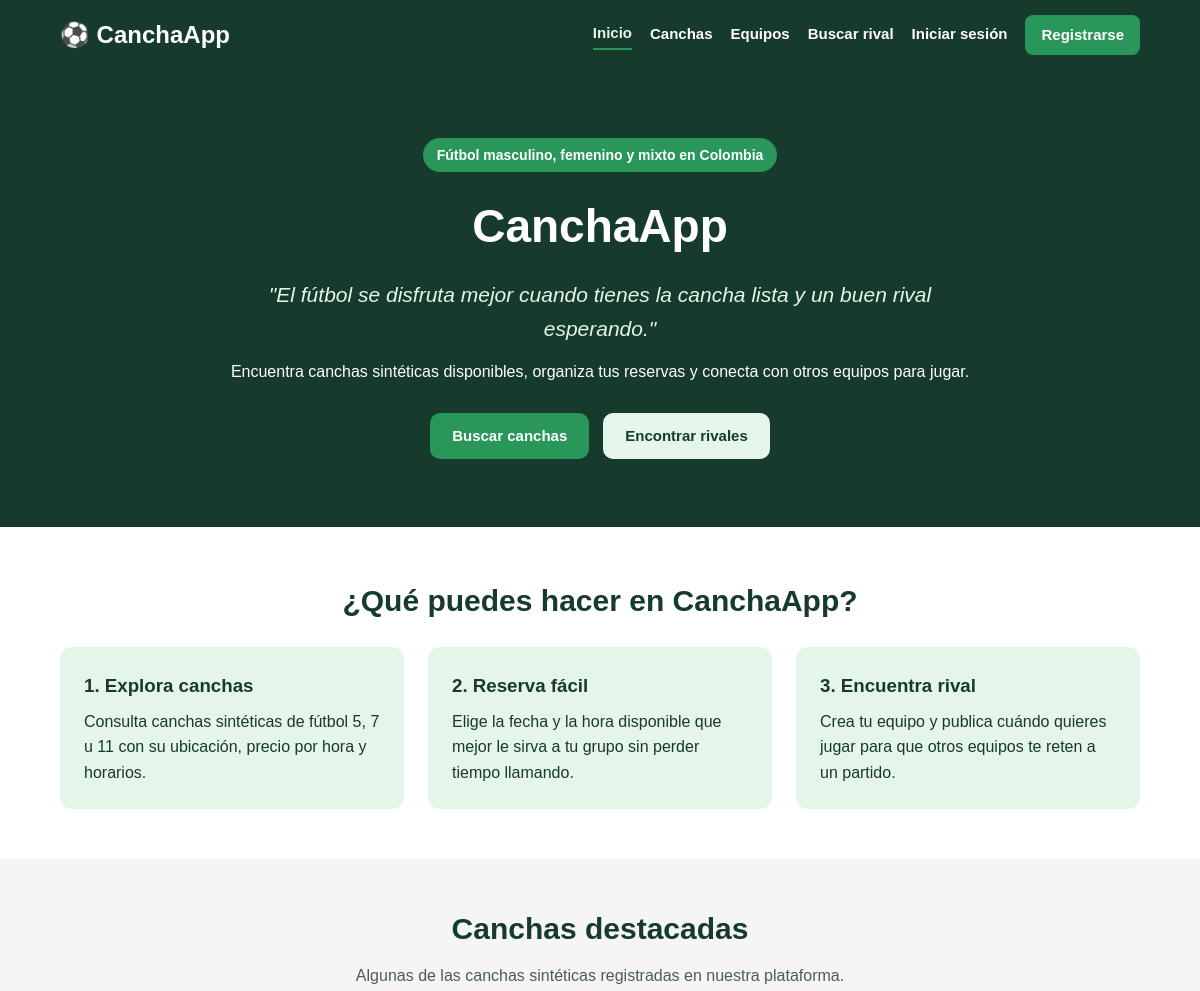
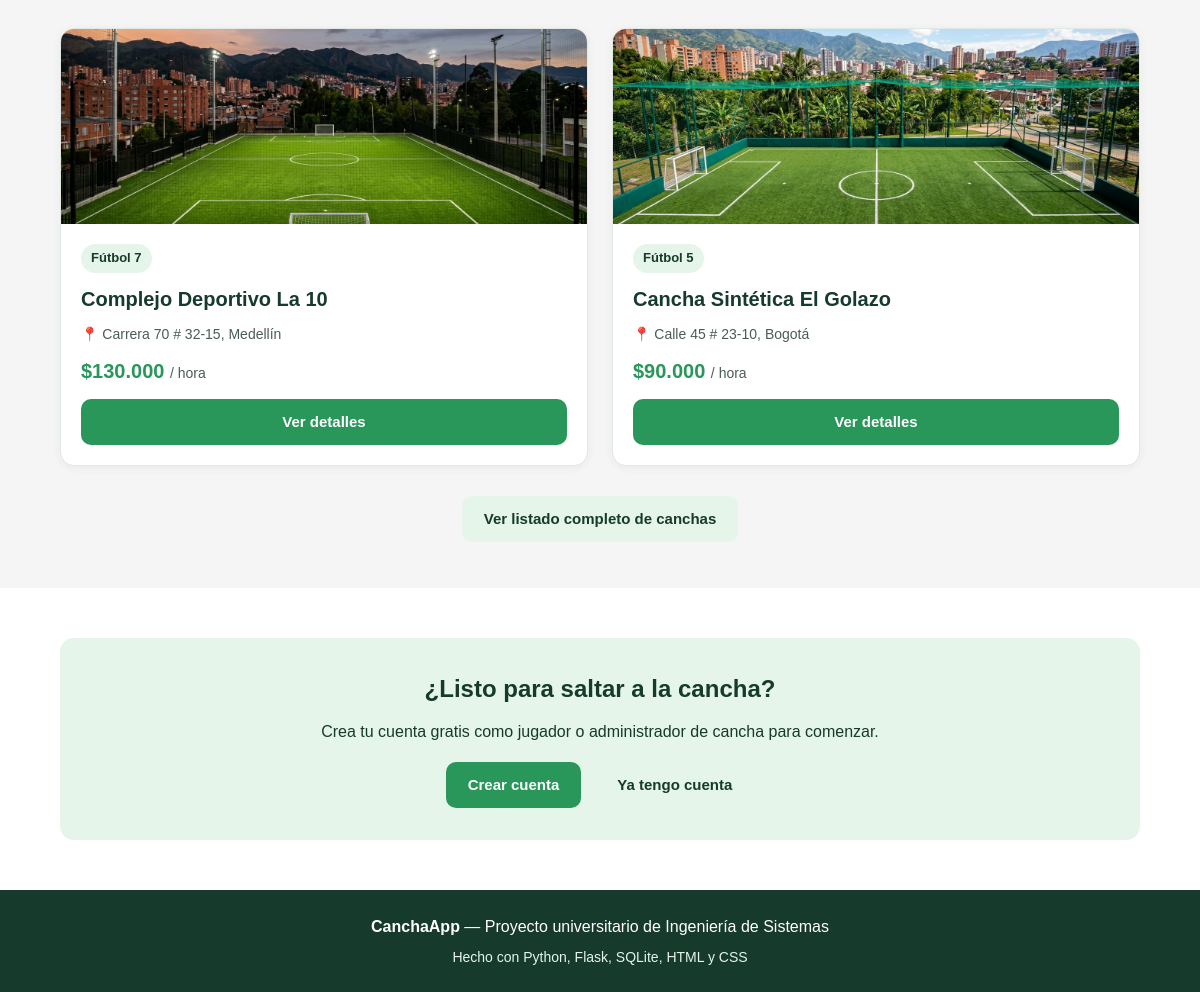
The page / on the database its author committed (2 pictures, top to bottom).
### tables this page shows
CREATE TABLE canchas (
            id INTEGER PRIMARY KEY AUTOINCREMENT,
            nombre TEXT NOT NULL,
            direccion TEXT NOT NULL,
            precio INTEGER NOT NULL,
            tipo_futbol TEXT NOT NULL,
            imagen TEXT NOT NULL,
            administrador_id INTEGER NOT NULL,
            FOREIGN KEY (administrador_id) REFERENCES usuarios(id)
        );

### app.py (the view)
@app.route("/")
def inicio():
    canchas_destacadas = obtener_todas_las_canchas()[:3]
    return render_template("index.html", canchas=canchas_destacadas)

### app.py (called while the page is built)
def formatear_precio(precio):
    return f"${int(precio):,}".replace(",", ".")

### database.py (called while the page is built)
def obtener_conexion():
    conexion = sqlite3.connect(RUTA_BD)
    conexion.row_factory = sqlite3.Row
    conexion.execute("PRAGMA foreign_keys = ON")
    return conexion

def obtener_todas_las_canchas(tipo_futbol=None):
    conexion = obtener_conexion()
    cursor = conexion.cursor()
    if tipo_futbol:
        cursor.execute(
            """
            SELECT canchas.*, usuarios.nombre AS nombre_administrador
            FROM canchas
            JOIN usuarios ON canchas.administrador_id = usuarios.id
            WHERE canchas.tipo_futbol = ?
            ORDER BY canchas.id DESC
            """,
            (tipo_futbol,)
        )
    else:
        cursor.execute(
            """
            SELECT canchas.*, usuarios.nombre AS nombre_administrador
            FROM canchas
            JOIN usuarios ON canchas.administrador_id = usuarios.id
            ORDER BY canchas.id DESC
            """
        )
    canchas = cursor.fetchall()
    conexion.close()
    return canchas

### templates/index.html (shortened to what this page needs)
{% extends "base.html" %}
{% block contenido %}
    <section class="portada">
        <div class="contenedor contenido-portada">
            <span class="etiqueta">Fútbol masculino, femenino y mixto en Colombia</span>
            <h1>CanchaApp</h1>
            <p class="frase">
                "El fútbol se disfruta mejor cuando tienes la cancha lista y un buen rival esperando."
            </p>
            <p class="subtitulo">
                Encuentra canchas sintéticas disponibles, organiza tus reservas y conecta con otros equipos para jugar.
            </p>
            <div class="botones-portada">
                <a href="/canchas" class="boton boton-principal">Buscar canchas</a>
                <a href="/rivales" class="boton boton-secundario">Encontrar rivales</a>
            </div>
        </div>
    </section>
    <section id="como-funciona" class="seccion-clara">
        <div class="contenedor">
            <h2 class="titulo-seccion">¿Qué puedes hacer en CanchaApp?</h2>
            <div class="cuadricula">
                <div class="caja-info">
                    <h3>1. Explora canchas</h3>
                    <p>Consulta canchas sintéticas de fútbol 5, 7 u 11 con su ubicación, precio por hora y horarios.</p>
                </div>
                <div class="caja-info">
                    <h3>2. Reserva fácil</h3>
                    <p>Elige la fecha y la hora disponible que mejor le sirva a tu grupo sin perder tiempo llamando.</p>
                </div>
                <div class="caja-info">
                    <h3>3. Encuentra rival</h3>
                    <p>Crea tu equipo y publica cuándo quieres jugar para que otros equipos te reten a un partido.</p>
                </div>
            </div>
        </div>
    </section>
    <section id="canchas-destacadas" class="seccion-gris">
        <div class="contenedor">
            <h2 class="titulo-seccion">Canchas destacadas</h2>
            <p class="descripcion-seccion">
                Algunas de las canchas sintéticas registradas en nuestra plataforma.
            </p>
            <div class="cuadricula">
                {% for cancha in canchas %}
                <article class="tarjeta-cancha">
                    <img
                        src="{{ url_for('static', filename=cancha.imagen) }}"
                        alt="{{ cancha.nombre }}"
                        class="imagen-cancha"
                    >
                    <div class="contenido-tarjeta">
                        <span class="insignia-futbol">{{ cancha.tipo_futbol }}</span>
                        <h3>{{ cancha.nombre }}</h3>
                        <p class="direccion">📍 {{ cancha.direccion }}</p>
                        <p class="precio">{{ cancha.precio | precio_cop }} <span>/ hora</span></p>
                        <a href="/cancha/{{ cancha.id }}" class="boton boton-principal boton-ancho">
                            Ver detalles
                        </a>
                    </div>
                </article>
                {% endfor %}
            </div>
            <div class="centrado" style="margin-top: 30px;">
                <a href="/canchas" class="boton boton-secundario">Ver listado completo de canchas</a>
            </div>
        </div>
    </section>
    {% if not session.get("usuario_id") %}
    <section class="seccion-clara">
        <div class="contenedor caja-aviso">
            <h2>¿Listo para saltar a la cancha?</h2>
            <p>
                Crea tu cuenta gratis como jugador o administrador de cancha para comenzar.
            </p>
            <div class="botones-portada" style="margin-top: 18px;">
                <a href="/registro" class="boton boton-principal">Crear cuenta</a>
                <a href="/login" class="boton boton-secundario">Ya tengo cuenta</a>
            </div>
        </div>
    </section>
    {% endif %}
{% endblock %}

### static/style.css (style rules this page uses)
* { box-sizing: border-box; margin: 0; padding: 0; }
body { font-family: Arial, Helvetica, sans-serif; background-color: #F5F5F5; color: #163A2B; line-height: 1.6; min-height: 100vh; display: flex; flex-direction: column; }
.contenedor { width: 90%; max-width: 1100px; margin: 0 auto; }
.centrado { text-align: center; }
.portada { background-color: #163A2B; color: #FFFFFF; padding: 68px 0; text-align: center; }
.contenido-portada { max-width: 750px; }
.etiqueta { display: inline-block; background-color: #29965A; color: #FFFFFF; padding: 6px 14px; border-radius: 20px; font-size: 14px; font-weight: bold; margin-bottom: 18px; }
.portada h1 { font-size: 46px; margin-bottom: 14px; }
.frase { font-size: 21px; color: #E5F5E9; font-style: italic; margin-bottom: 14px; }
.subtitulo { font-size: 16px; color: #FFFFFF; margin-bottom: 28px; }
.botones-portada { display: flex; justify-content: center; gap: 14px; flex-wrap: wrap; }
.boton { display: inline-block; padding: 11px 22px; border-radius: 10px; text-decoration: none; font-weight: bold; font-size: 15px; text-align: center; border: none; cursor: pointer; }
.boton-principal { background-color: #29965A; color: #FFFFFF; }
.boton-secundario { background-color: #E5F5E9; color: #163A2B; }
.boton-ancho { display: block; width: 100%; margin-top: 12px; }
.seccion-clara { background-color: #FFFFFF; padding: 50px 0; }
.seccion-gris { background-color: #F5F5F5; padding: 46px 0; }
.titulo-seccion { text-align: center; font-size: 30px; color: #163A2B; margin-bottom: 10px; }
.descripcion-seccion { text-align: center; color: #4A5D54; margin-bottom: 30px; }
.cuadricula { display: grid; grid-template-columns: repeat(auto-fit, minmax(280px, 1fr)); gap: 24px; margin-top: 22px; }
.caja-info { background-color: #E5F5E9; padding: 24px; border-radius: 12px; }
.caja-info h3 { color: #163A2B; margin-bottom: 8px; }
.caja-aviso { background-color: #E5F5E9; padding: 32px 24px; border-radius: 14px; text-align: center; }
.caja-aviso h2, .caja-aviso h3 { margin-bottom: 10px; }
.tarjeta-cancha { background-color: #FFFFFF; border-radius: 14px; overflow: hidden; border: 1px solid #E2E8E4; box-shadow: 0 2px 8px rgba(22, 58, 43, 0.06); }
.imagen-cancha { width: 100%; height: 195px; object-fit: cover; display: block; }
.contenido-tarjeta { padding: 20px; }
.insignia-futbol { display: inline-block; background-color: #E5F5E9; color: #163A2B; font-size: 13px; font-weight: bold; padding: 4px 10px; border-radius: 20px; margin-bottom: 10px; }
.contenido-tarjeta h3 { font-size: 20px; margin-bottom: 8px; color: #163A2B; }
.direccion { font-size: 14px; color: #4A5D54; margin-bottom: 10px; }
.precio { font-size: 20px; font-weight: bold; color: #29965A; }
.precio span { font-size: 14px; font-weight: normal; color: #4A5D54; }

### rows shown on the page
canchas: imagen (picture), tipo_futbol "Fútbol 7", nombre "Complejo Deportivo La 10", direccion "Carrera 70 # 32-15, Medellín", precio|precio_cop "$130.000"
canchas: imagen (picture), tipo_futbol "Fútbol 5", nombre "Cancha Sintética El Golazo", direccion "Calle 45 # 23-10, Bogotá", precio|precio_cop "$90.000"
